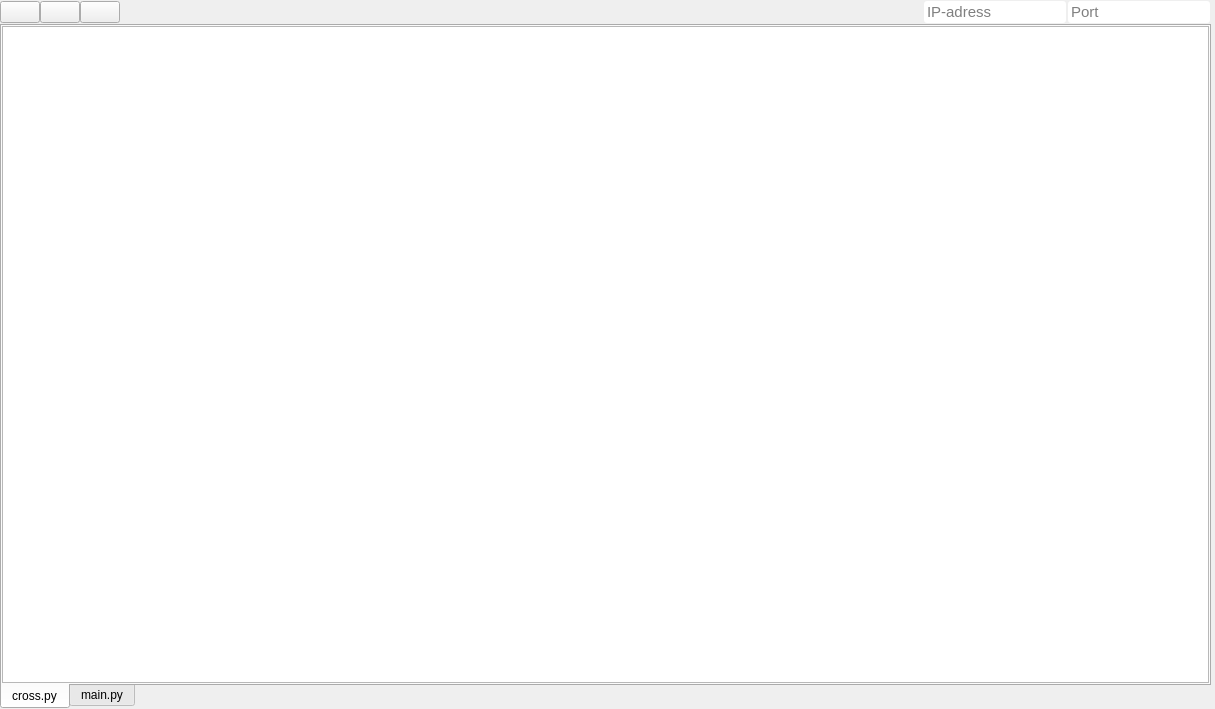
<?xml version="1.0" encoding="UTF-8"?>
<ui version="4.0">
 <class>Widget</class>
 <widget class="QWidget" name="Widget">
  <property name="geometry">
   <rect>
    <x>0</x>
    <y>0</y>
    <width>1215</width>
    <height>709</height>
   </rect>
  </property>
  <property name="sizePolicy">
   <sizepolicy hsizetype="Expanding" vsizetype="Expanding">
    <horstretch>0</horstretch>
    <verstretch>0</verstretch>
   </sizepolicy>
  </property>
  <property name="windowTitle">
   <string>Widget</string>
  </property>
  <property name="styleSheet">
   <string notr="true">QLineEdit{
	border: none;
	background-color; transparent;
	background: none;
	padding: 1;
	margin: 1; 
	border-radius: 3px;
}
QHBoxLayout{
	border: none;
	background-color; transparent;
	background: none;
	padding: 1;
	margin: 1; 
	border-radius: 3px;
}
QTabWIdget{
	border: none;
	background-color; transparent;
	background: none;
	padding: 1;
	margin: 1; 
	border-radius: 3px;
}</string>
  </property>
  <layout class="QVBoxLayout" name="verticalLayout">
   <property name="spacing">
    <number>0</number>
   </property>
   <property name="leftMargin">
    <number>0</number>
   </property>
   <property name="topMargin">
    <number>0</number>
   </property>
   <property name="rightMargin">
    <number>4</number>
   </property>
   <property name="bottomMargin">
    <number>0</number>
   </property>
   <item>
    <layout class="QHBoxLayout" name="horizontalLayout">
     <item>
      <widget class="QPushButton" name="start_button">
       <property name="styleSheet">
        <string notr="true"/>
       </property>
       <property name="text">
        <string/>
       </property>
       <property name="icon">
        <iconset>
         <selectedoff>startButton.png</selectedoff>
        </iconset>
       </property>
       <property name="iconSize">
        <size>
         <width>22</width>
         <height>22</height>
        </size>
       </property>
      </widget>
     </item>
     <item>
      <widget class="QPushButton" name="pause_button">
       <property name="text">
        <string/>
       </property>
       <property name="icon">
        <iconset>
         <normaloff>pauseButton.png</normaloff>pauseButton.png</iconset>
       </property>
       <property name="iconSize">
        <size>
         <width>22</width>
         <height>22</height>
        </size>
       </property>
      </widget>
     </item>
     <item>
      <widget class="QPushButton" name="stop_button">
       <property name="text">
        <string/>
       </property>
       <property name="icon">
        <iconset>
         <normaloff>stopButton.png</normaloff>stopButton.png</iconset>
       </property>
       <property name="iconSize">
        <size>
         <width>22</width>
         <height>22</height>
        </size>
       </property>
      </widget>
     </item>
     <item>
      <spacer name="horizontalSpacer">
       <property name="orientation">
        <enum>Qt::Horizontal</enum>
       </property>
       <property name="sizeHint" stdset="0">
        <size>
         <width>40</width>
         <height>20</height>
        </size>
       </property>
      </spacer>
     </item>
     <item>
      <widget class="QLineEdit" name="ip_line_edit">
       <property name="sizePolicy">
        <sizepolicy hsizetype="Minimum" vsizetype="Fixed">
         <horstretch>0</horstretch>
         <verstretch>0</verstretch>
        </sizepolicy>
       </property>
       <property name="font">
        <font>
         <pointsize>11</pointsize>
        </font>
       </property>
       <property name="autoFillBackground">
        <bool>false</bool>
       </property>
       <property name="styleSheet">
        <string notr="true"/>
       </property>
       <property name="text">
        <string/>
       </property>
       <property name="placeholderText">
        <string>IP-adress</string>
       </property>
      </widget>
     </item>
     <item>
      <widget class="QLineEdit" name="port_line_edit">
       <property name="sizePolicy">
        <sizepolicy hsizetype="Minimum" vsizetype="Fixed">
         <horstretch>0</horstretch>
         <verstretch>0</verstretch>
        </sizepolicy>
       </property>
       <property name="font">
        <font>
         <pointsize>11</pointsize>
        </font>
       </property>
       <property name="placeholderText">
        <string>Port</string>
       </property>
      </widget>
     </item>
    </layout>
   </item>
   <item>
    <widget class="QTabWidget" name="tabWidget">
     <property name="autoFillBackground">
      <bool>true</bool>
     </property>
     <property name="tabPosition">
      <enum>QTabWidget::South</enum>
     </property>
     <property name="currentIndex">
      <number>0</number>
     </property>
     <widget class="QWidget" name="table_page">
      <property name="autoFillBackground">
       <bool>true</bool>
      </property>
      <attribute name="title">
       <string>cross.py</string>
      </attribute>
      <layout class="QVBoxLayout" name="verticalLayout_2">
       <property name="leftMargin">
        <number>0</number>
       </property>
       <property name="topMargin">
        <number>0</number>
       </property>
       <property name="rightMargin">
        <number>0</number>
       </property>
       <property name="bottomMargin">
        <number>0</number>
       </property>
       <item>
        <widget class="QTableWidget" name="tableWidget">
         <property name="sizePolicy">
          <sizepolicy hsizetype="Expanding" vsizetype="Expanding">
           <horstretch>0</horstretch>
           <verstretch>0</verstretch>
          </sizepolicy>
         </property>
         <property name="font">
          <font>
           <pointsize>10</pointsize>
          </font>
         </property>
         <property name="styleSheet">
          <string notr="true">QHeaderView::section {
    padding: 4px;
    font-size: 10pt;
    border-style: none;
    border-bottom: 1px solid #fffff8;
    border-right: 1px solid #fffff8;
}

QHeaderView::section:horizontal
{
    border-top: 1px solid #fffff8;
}

QHeaderView::section:vertical
{
    border-left: 1px solid #fffff8;
}</string>
         </property>
        </widget>
       </item>
      </layout>
     </widget>
     <widget class="QWidget" name="text_page">
      <property name="sizePolicy">
       <sizepolicy hsizetype="Expanding" vsizetype="Expanding">
        <horstretch>0</horstretch>
        <verstretch>0</verstretch>
       </sizepolicy>
      </property>
      <property name="autoFillBackground">
       <bool>true</bool>
      </property>
      <attribute name="title">
       <string>main.py</string>
      </attribute>
      <layout class="QHBoxLayout" name="horizontalLayout_2">
       <property name="leftMargin">
        <number>0</number>
       </property>
       <property name="topMargin">
        <number>0</number>
       </property>
       <property name="rightMargin">
        <number>0</number>
       </property>
       <property name="bottomMargin">
        <number>0</number>
       </property>
       <item>
        <widget class="QTextEdit" name="textEdit"/>
       </item>
      </layout>
     </widget>
    </widget>
   </item>
  </layout>
 </widget>
 <resources/>
 <connections/>
</ui>
